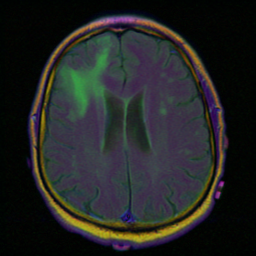
#> input picture examples/data/TCGA_CS_4941_19960909_16.tif, 256 x 256 px
$ jupyter execute --allow-errors Brain.ipynb
#> lines starting #> are read from the running program, lines starting #| are printed output that depends on the picture; after the words box and inside, x2 and y2 are one past the last pixel; in counts of white or black regions, pixels touching at a corner belong together
[cell 1]
import matplotlib.pyplot as plt
import numpy as np
import cv2
import random

#> (the rest of this cell did not finish here and is left out)

[cell 2]
def vis_img_mask(img, m):
    fig = plt.figure(figsize=(6,6))
    ax = fig.add_subplot(1,1,1)
    ax.imshow(img)
    ax.imshow(np.ma.masked_array(m, m==0), cmap='tab20', alpha=1)
    ax.set_xticks([])
    ax.set_yticks([])
    plt.show()

[cell 3]
img = cv2.cvtColor(cv2.imread('data/TCGA_CS_4941_19960909_16.tif')[:, :, 0], cv2.COLOR_GRAY2BGR)
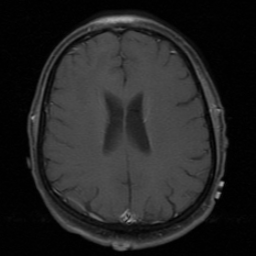
#> img: shape (256, 256, 3); min 0, max 170, mean 35.9
mask = cv2.imread('data/TCGA_CS_4941_19960909_16_mask.tif', 0)
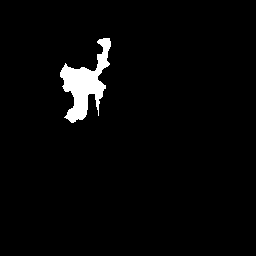
#> input picture examples/data/TCGA_CS_4941_19960909_16_mask.tif, 256 x 256 px
#> mask: shape (256, 256); 2.8% white; 1 white region, box (x1, y1, x2, y2) and area: (60, 38, 111, 123) 1828
